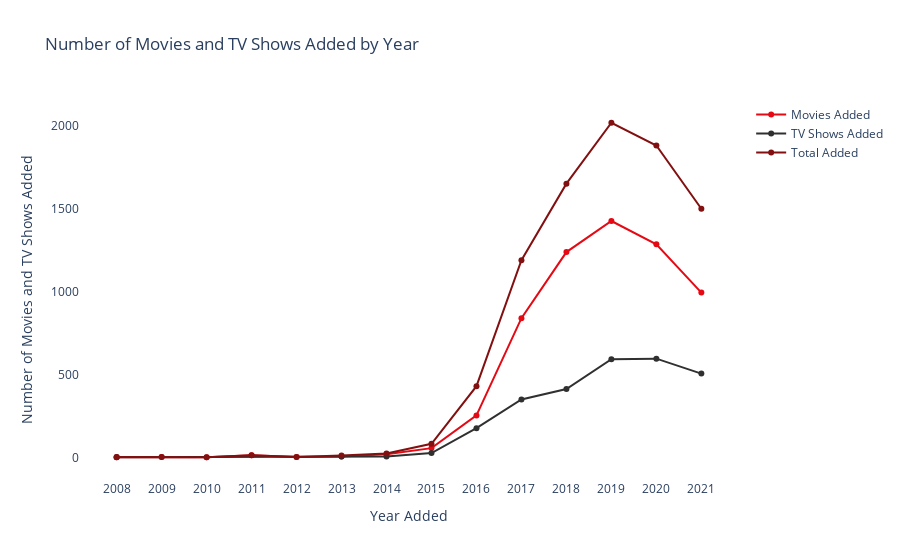

Source (notebook cell):
### Markdown cell above
2019 and 2020 was peak year of release of content

I think this is because of the pandemic, which suppressed people from making Movies and TV Shows

### Code cell
#number of movies added each year, number of tv shows added each year, number of movies and tv shows added each year
fig = go.Figure()
fig.add_trace(go.Scatter(x=nf[nf['type'] == 'Movie'].groupby('year_added').count().reset_index()['year_added'], y=nf[nf['type'] == 'Movie'].groupby('year_added').count().reset_index()['title'], name='Movies Added', line_color=netflix_palette[0]))
fig.add_trace(go.Scatter(x=nf[nf['type'] == 'TV Show'].groupby('year_added').count().reset_index()['year_added'], y=nf[nf['type'] == 'TV Show'].groupby('year_added').count().reset_index()['title'], name='TV Shows Added', line_color=netflix_palette[1]))
fig.add_trace(go.Scatter(x=nf.groupby('year_added').count().reset_index()['year_added'], y=nf.groupby('year_added').count().reset_index()['title'], name='Total Added', line_color=netflix_palette[4]))
fig.update_layout(title_text='Number of Movies and TV Shows Added by Year')
#remove background
fig.update_layout(plot_bgcolor='rgba(0,0,0,0)')
#x axis name
fig.update_xaxes(title_text='Year Added')
#y axis name
fig.update_yaxes(title_text='Number of Movies and TV Shows Added')
fig.show()

### Figure 1 — Plotly figure (JSON) as saved in the notebook; plotly's stock layout.template omitted (floating-point values rounded to 4 significant figures)
{"data": [{"line": {"color": "#E50914"}, "name": "Movies Added", "type": "scatter", "x": ["2008", "2009", "2010", "2011", "2012", "2013", "2014", "2015", "2016", "2017", "2018", "2019", "2020", "2021"], "y": [1, 2, 1, 13, 3, 6, 19, 56, 253, 839, 1237, 1424, 1284, 993]}, {"line": {"color": "#303030"}, "name": "TV Shows Added", "type": "scatter", "x": ["2008", "2013", "2014", "2015", "2016", "2017", "2018", "2019", "2020", "2021"], "y": [1, 5, 5, 26, 176, 349, 412, 592, 595, 505]}, {"line": {"color": "#831010"}, "name": "Total Added", "type": "scatter", "x": ["2008", "2009", "2010", "2011", "2012", "2013", "2014", "2015", "2016", "2017", "2018", "2019", "2020", "2021"], "y": [2, 2, 1, 13, 3, 11, 24, 82, 429, 1188, 1649, 2016, 1879, 1498]}], "layout": {"plot_bgcolor": "rgba(0,0,0,0)", "title": {"text": "Number of Movies and TV Shows Added by Year"}, "xaxis": {"title": {"text": "Year Added"}}, "yaxis": {"title": {"text": "Number of Movies and TV Shows Added"}}}}
